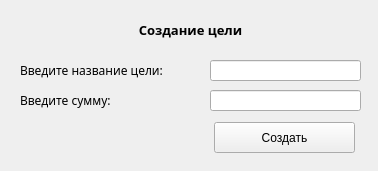
<?xml version="1.0" encoding="UTF-8"?>
<ui version="4.0">
 <class>Form</class>
 <widget class="QWidget" name="Form">
  <property name="geometry">
   <rect>
    <x>0</x>
    <y>0</y>
    <width>378</width>
    <height>171</height>
   </rect>
  </property>
  <property name="windowTitle">
   <string>Form</string>
  </property>
  <widget class="QLabel" name="info_label">
   <property name="geometry">
    <rect>
     <x>20</x>
     <y>20</y>
     <width>341</width>
     <height>20</height>
    </rect>
   </property>
   <property name="font">
    <font>
     <family>Segoe Print</family>
     <pointsize>10</pointsize>
     <weight>75</weight>
     <bold>true</bold>
    </font>
   </property>
   <property name="text">
    <string>Создание цели</string>
   </property>
   <property name="alignment">
    <set>Qt::AlignCenter</set>
   </property>
  </widget>
  <widget class="QLabel" name="name_label">
   <property name="geometry">
    <rect>
     <x>20</x>
     <y>60</y>
     <width>181</width>
     <height>21</height>
    </rect>
   </property>
   <property name="font">
    <font>
     <family>Segoe Print</family>
    </font>
   </property>
   <property name="text">
    <string>Введите название цели:</string>
   </property>
  </widget>
  <widget class="QLabel" name="sum_label">
   <property name="geometry">
    <rect>
     <x>20</x>
     <y>90</y>
     <width>181</width>
     <height>20</height>
    </rect>
   </property>
   <property name="font">
    <font>
     <family>Segoe Print</family>
    </font>
   </property>
   <property name="text">
    <string>Введите сумму:</string>
   </property>
  </widget>
  <widget class="QLineEdit" name="sum_edit">
   <property name="geometry">
    <rect>
     <x>210</x>
     <y>90</y>
     <width>151</width>
     <height>21</height>
    </rect>
   </property>
  </widget>
  <widget class="QLineEdit" name="name_edit">
   <property name="geometry">
    <rect>
     <x>210</x>
     <y>60</y>
     <width>151</width>
     <height>21</height>
    </rect>
   </property>
  </widget>
  <widget class="QPushButton" name="create_button">
   <property name="geometry">
    <rect>
     <x>214</x>
     <y>122</y>
     <width>141</width>
     <height>31</height>
    </rect>
   </property>
   <property name="text">
    <string>Создать</string>
   </property>
  </widget>
  <widget class="QLabel" name="error_label">
   <property name="geometry">
    <rect>
     <x>20</x>
     <y>120</y>
     <width>181</width>
     <height>31</height>
    </rect>
   </property>
   <property name="text">
    <string/>
   </property>
  </widget>
 </widget>
 <resources/>
 <connections/>
</ui>
